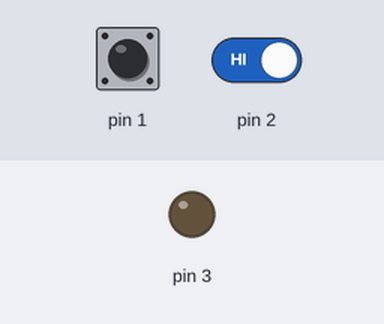
Bench run of a sketch on a simulated Arduino Uno, built with avr-gcc and run on an emulated ATmega328P. Parts: output pins drawn as LEDs (lit = HIGH). Inputs (shaded band) come from the test bench; at power-on: pin 2 HIGH, pin 1 HIGH.

Above: at 1.2 s.
1.3 s: pin 2 driven LOW
At 2.3 s:
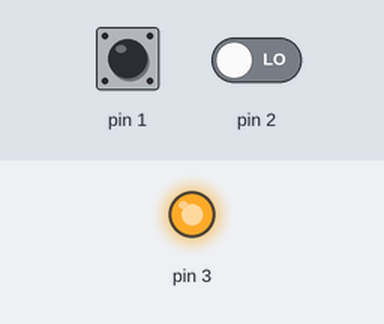
Timing chart, 0 to 4.3 s (numbered marks = the images above; inputs shaded):
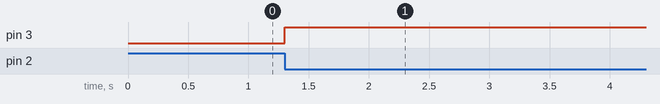

The sketch:

relay.ino
```cpp
void setup() {
  pinMode(3,OUTPUT);
  pinMode(1,INPUT);
  pinMode(2,INPUT);

}

void loop() {
  int S1=digitalRead(2);
  int S2=digitalRead(1);
  if(S1==LOW && S2==HIGH)
  {
  digitalWrite(3,HIGH);
  }

  if(S2==LOW && S1==HIGH)
  {

  digitalWrite(3,LOW);

  }


}
```

Measured:
- after the input at 1.3 s, pin 3: LOW → HIGH at once
